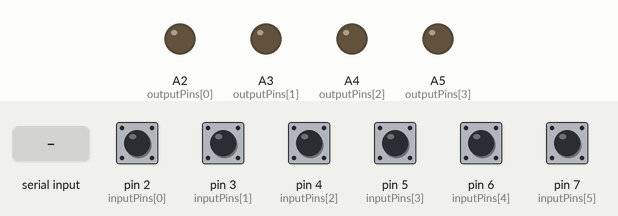
This sketch was run on a simulated Arduino Nano, built with avr-gcc and run on an emulated ATmega328P. On the bench: output pins drawn as LEDs (lit = HIGH). Inputs (shaded band) come from the test bench; at power-on: pin 2 (inputPins[0]), pin 3 (inputPins[1]), pin 4 (inputPins[2]), pin 5 (inputPins[3]), pin 6 (inputPins[4]), pin 7 (inputPins[5]) HIGH. What the sketch prints to the serial monitor is not drawn.

Above: at 1.2 s.
1.3 s: "5\n" received over Serial
At 2.0 s:
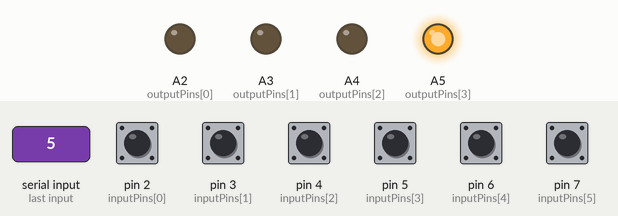
2.8 s: pin 2 (inputPins[0]) pulled LOW for 0.15 s
Timing chart, 0 to 5.8 s (numbered marks = the images above; inputs shaded):
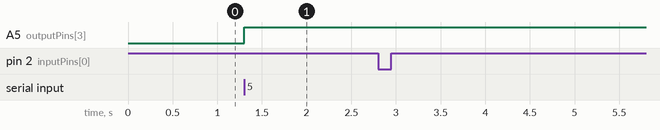

The sketch:

arduino_script.ino
```cpp
int inputPins[] = {2, 3, 4, 5, 6, 7};
int outputPins[] = {A2, A3, A4, A5, A6, A7};

/*

Daniel Kouchekinia - 2019
Team 1458 Driver Station Button Interface Arduino Script

Protocol:

Controlling LEDs:
 - Send analog pin followed immediately by 1 (on) or 0 (off) and a new line. (Ex. b'51\n' would turn on LED 5)

Retreiving Button States:
 - The Arduino will send the digital pin which is grounded immediately followed by a 1 (on) or 0 (off) and a new line. (Ex. b'51\n' signifies button 5 has just been pushed down)
*/

int inputPinPreviousStates[sizeof(outputPins)/sizeof(int)];

void setup() {
  for(int i = 0; i < sizeof(outputPins)/sizeof(int); i++){
    pinMode(outputPins[i], OUTPUT);
  }

  for(int i = 0; i < sizeof(inputPins)/sizeof(int); i++){
    pinMode(inputPins[i], INPUT_PULLUP);
  }

  for(int i = 0; i < sizeof(inputPinPreviousStates)/sizeof(int); i++){
    inputPinPreviousStates[i] = HIGH;
  }

  Serial.begin(9600);
}

void loop() {

  // Helps remove duplicate presses
  delay(50);

  for(int i = 0; i < sizeof(inputPins)/sizeof(int); i++){
    int value = digitalRead(inputPins[i]);
    if(value != inputPinPreviousStates[i]){
      Serial.print(inputPins[i]);
      Serial.println(value == 0 ? 1 : 0);
    }

    inputPinPreviousStates[i] = value;
  }

  while (Serial.available() > 0) {
    String raw = Serial.readStringUntil('\n');

    int pin = (raw.charAt(0) - '0') + A0;
    int state = raw.charAt(1) - '0';

    digitalWrite(pin, state == 0 ? LOW : HIGH);
  }

}
```

Measured:
- after the input at 1.3 s, A5 (outputPins[3]): LOW → HIGH at once
- after the input at 2.8 s, every drawn part: stays the same
